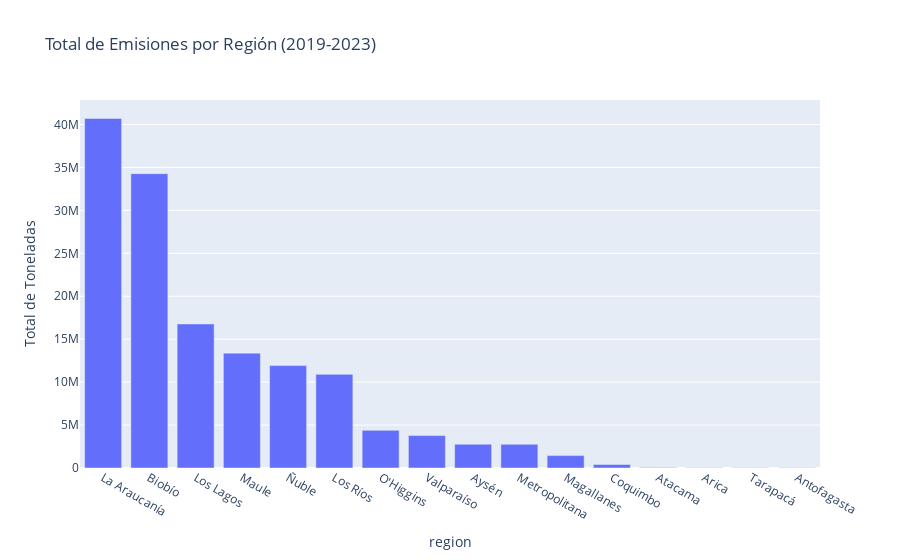

The notebook cell saved with this chart:
### Markdown cell above
### 3. ¿Qué regiones emiten más?

### Code cell
# Agrupamos por región
emisiones_por_region = df_total.groupby('region')['cantidad_toneladas'].sum().sort_values(ascending=False)

# Gráfico de barras
fig_region = px.bar(
    emisiones_por_region,
    x=emisiones_por_region.index,
    y='cantidad_toneladas',
    title='Total de Emisiones por Región (2019-2023)',
    labels={'cantidad_toneladas': 'Total de Toneladas', 'x': 'Región'}
)

fig_region.show()

### Figure 1 — Plotly figure (JSON) as saved in the notebook; plotly's stock layout.template omitted (floating-point values rounded to 4 significant figures)
{"data": [{"hovertemplate": "region=%{x}<br>Total de Toneladas=%{y}<extra></extra>", "legendgroup": "", "marker": {"color": "#636efa", "pattern": {"shape": ""}}, "name": "", "orientation": "v", "showlegend": false, "textposition": "auto", "type": "bar", "x": ["La Araucanía", "Biobío", "Los Lagos", "Maule", "Ñuble", "Los Ríos", "O'Higgins", "Valparaíso", "Aysén", "Metropolitana", "Magallanes", "Coquimbo", "Atacama", "Arica", "Tarapacá", "Antofagasta"], "xaxis": "x", "y": [40710000.0, 34280000.0, 16770000.0, 13380000.0, 11930000.0, 10900000.0, 4383000.0, 3774000.0, 2764000.0, 2754000.0, 1443000.0, 410400.0, 51220.0, 34420.0, 24760.0, 24170.0], "yaxis": "y"}], "layout": {"barmode": "relative", "legend": {"tracegroupgap": 0}, "title": {"text": "Total de Emisiones por Región (2019-2023)"}, "xaxis": {"anchor": "y", "domain": [0, 1], "title": {"text": "region"}}, "yaxis": {"anchor": "x", "domain": [0, 1], "title": {"text": "Total de Toneladas"}}}}
